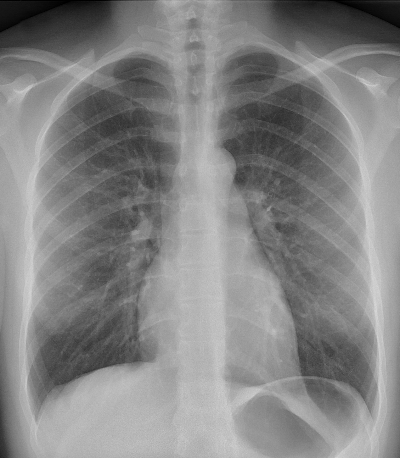
#> input picture TP1 Qualité dimage et analyse de signaux 1D-20240912/fichiers_seance_2/radio_thoracique.png, 400 x 458 px
$ jupyter execute --allow-errors tp1_seance2.ipynb   (shell and % lines are left out)
#> lines starting #> are read from the running program, lines starting #| are printed output that depends on the picture
<h1 style="text-align: center; font-family: Arial"> TP 1 - Séance 2 </h1>
<h2 style="text-align: center; font-family: Arial"> Rehaussement d'image </h2>

Équipe #22
- Beaudry, Sophie (2140839)
- Lachapelle, Vincent (2206192)

[cell 1]
# Importation des modules utilisés dans le laboratoire
import numpy as np
import matplotlib.pyplot as plt
from matplotlib.pyplot import imread
from scipy.ndimage import convolve
import skimage.filters as skfilters
import skimage.morphology as skmorph

from cv2 import cvtColor, COLOR_RGB2GRAY
from cv2 import imread as cv2Imread

# Modification de la taille des figures par défault
plt.rcParams["figure.figsize"] = (12, 7)

# Exercice III: Prétraitement d'images grayscale

<font color='red'> Dans toutes les questions de cet exercice, prenez soin de spécifier les bornes des intensités lors de l'affichage. Voir énoncé en pdf. \
Tous les fichiers et les images dont vous aurez besoin pour cette séance sont dans le dossier 'fichiers_seance_2'. Vos chemins devront être ajustés en conséquence.
</font>

## Égalisation d'histogramme

**1.** Ouvrez, convertissez en valeurs entières et affichez l'image ```radio_thoracique.png```.
Prenez soin de spécifier les bornes des intensités lors de l'affichage.

[cell 2]
img = imread("fichiers_seance_2/radio_thoracique.png")
#> img is the input picture: shape (458, 400) float32; min 0, max 0.839, mean 0.518
img_entier = np.round(img * 255).astype(np.uint8)

plt.imshow(img_entier, cmap="gray", vmin=0, vmax=255)
plt.colorbar(ticks = np.linspace(np.min(img_entier), np.max(img_entier), 6).astype(np.uint8))
plt.show()
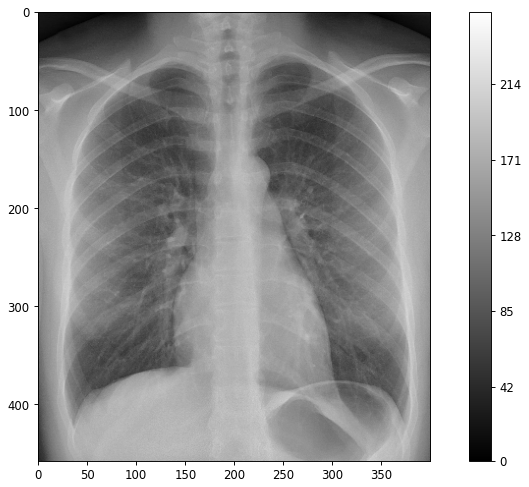
#> figure drawn by matplotlib, 2 panels
print(f"La valeur d'intensité minimale est {np.min(img_entier)} et la valeur maximale est {np.max(img_entier)}.")
#| La valeur d'intensité minimale est 0 et la valeur maximale est 214.

**2.** À l'aide de [np.histogram](https://numpy.org/doc/stable/reference/generated/numpy.histogram.html), calculez puis affichez son histogramme.
Pour gagner du temps aux questions suivantes, vous pouvez définir une fonction qui effectue ces deux opérations.

[cell 3]
def plot_histogram(img: np.array, ax: plt.Axes | None = None) -> None:
    counts, bins = np.histogram(img, bins=16, range=(0.0, 255.0), density=True)
#> counts = [0.000426, 0.000595, 0.000774, 0.00156, 0.00412, 0.00591, 0.0066, 0.00678, 0.00722, 0.00858, 0.00971, 0.00894, 0.0015, 1.92e-05, 0, 0]; bins = 17 values from 0 to 255

    if ax:
        ax.stairs(counts, bins, fill=True)
        ax.set_xticks(np.linspace(0, 255, 17).astype(np.uint8));

    else:
        fig, ax = plt.subplots()
        ax.stairs(counts, bins, fill=True)
        ax.set_xticks(np.linspace(0, 255, 17).astype(np.uint8));
        fig.show();
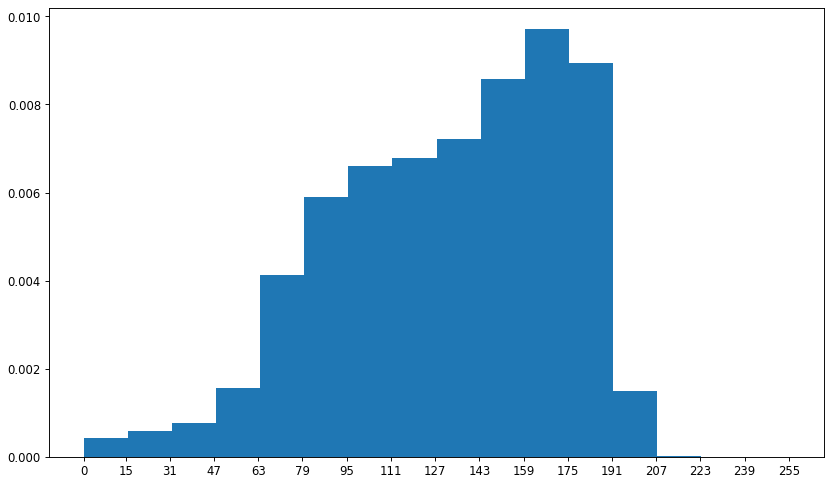
#> figure drawn by matplotlib, 1 panel

plot_histogram(img_entier)

**3a.** Complétez la fonction ```equalize_histogram(img)``` qui effectue l'égalisation d'histogramme d'une image `img` et renvoie l'image égalisée.

[cell 4]
def equalize_histogram(img: np.ndarray) -> np.ndarray:
    counts, bins = np.histogram(img, bins=256, range=(0.0, 255.0), density=True)
#> counts = 256 values, max 0.0121 at index 181, min 0 at index 215, mean 0.00392; bins = 257 values from 0 to 255
    cumsum_data = np.cumsum(counts)
#> cumsum_data = 256 values from 0.000301 to 1
    img_eq = cumsum_data[img] * 255
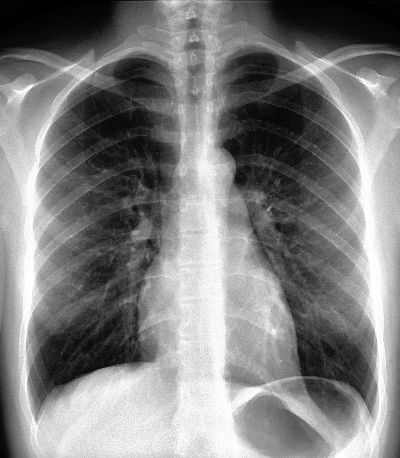
#> img_eq: shape (458, 400) float64; min 0.0769, max 256, mean 128.9; drawn with min black and max white
    return img_eq.astype(np.uint8)

**3b.** Comparez l'image et son histogramme avant et après l'égalisation. Prenez soin de spécifier les bornes des intensités lors de l'affichage. Que constatez vous? Quel impact a l'égalisation sur le contraste de l'image?

[cell 5]
img_egal = equalize_histogram(img_entier)

fig, [[ax_ori, ax_egal], [ax_hist_ori, ax_hist_egal]] = plt.subplots(2, 2)
fig.tight_layout(h_pad=4.0, w_pad=2.0)

ax_ori.set_title("Image originale")
img_graphe = ax_ori.imshow(img_entier, cmap="gray", vmin=0, vmax=255)
fig.colorbar(img_graphe, ticks=np.linspace(np.min(img_entier), np.max(img_entier), 6).astype(np.uint8), ax=ax_ori)
ax_hist_ori.set_title("Historigramme de l'image originale")
plot_histogram(img_entier, ax_hist_ori)

ax_egal.set_title("Image égalisée")
img_graphe_egal = ax_egal.imshow(img_egal, cmap="gray", vmin=0, vmax=255)
fig.colorbar(img_graphe_egal, ticks=np.linspace(np.min(img_egal), np.max(img_egal), 6).astype(np.uint8), ax=ax_egal)
ax_hist_egal.set_title("Historigramme de l'image égalisée")
plot_histogram(img_egal,ax_hist_egal)

Le contraste de l'image égalisée est beaucoup plus prononcé que celui de l'image originale. En observant l'histogramme de ces images, il est possible de constater que la plage d'intensité utilisée est beaucoup plus grande et uniformisée dans l'image égalisé que dans l'image normale.

**4.** Effectuez les mêmes opérations qu'à la question **3b** (égalisation d'histogramme puis affichage de l'image et l'histograme avant et après l'égalisation) sur l'image `fundus_mauvais_contraste`. Que constatez-vous ? Que proposeriez-vous afin d'améliorer le contraste et la visibilité des structures de l'oeil dans cette image ?

[cell 6]
image = cv2Imread("fichiers_seance_2/fundus_mauvais_contraste.png")
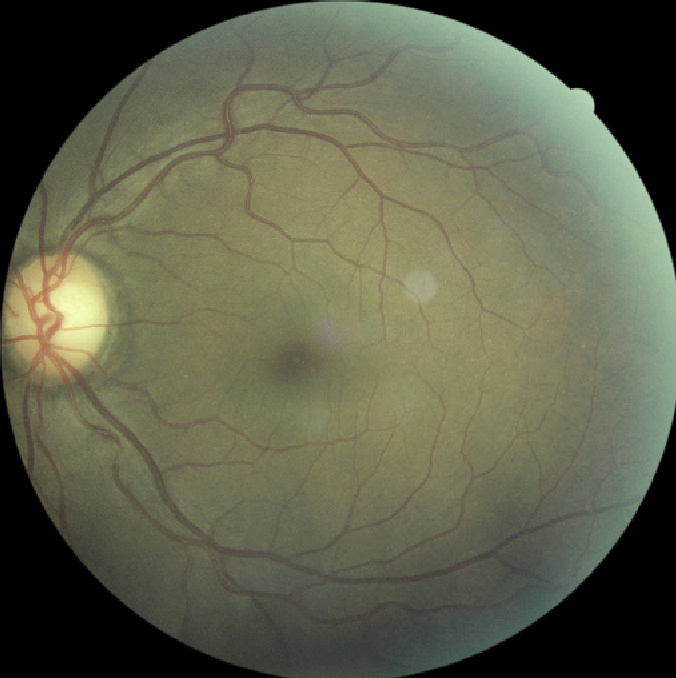
#> input picture TP1 Qualité dimage et analyse de signaux 1D-20240912/fichiers_seance_2/fundus_mauvais_contraste.png, 676 x 678 px
#> image is the input picture: shape (678, 676, 3); mean B, G, R 75.3, 96.2, 94.5
gray = cvtColor(image, COLOR_RGB2GRAY)
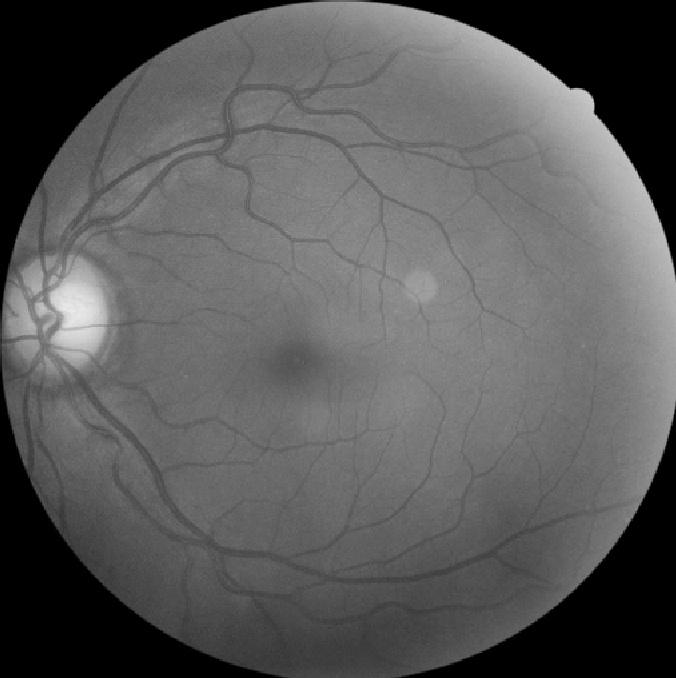
#> gray: shape (678, 676); min 0, max 235, mean 89.8

img_fundus_egal = equalize_histogram(gray)
#> in equalize_histogram (call 2), `counts, bins = np.histogram(img, bins=256, range=(0.0, 255.0), density..`: counts = 256 values, max 0.199 at index 0, min 0 at index 236, mean 0.00392
#> in equalize_histogram (call 2), `cumsum_data = np.cumsum(counts)`: cumsum_data = 256 values from 0.199 to 1
#> in equalize_histogram (call 2), `return img_eq.astype(np.uint8)`:
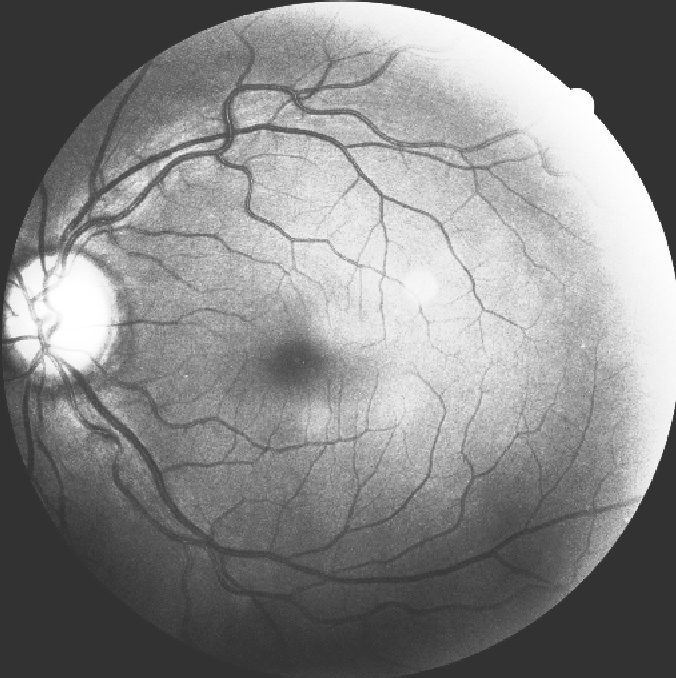
#> returned value: shape (678, 676); min 50, max 255, mean 133.5

fig, [[ax_ori, ax_egal], [ax_hist_ori, ax_hist_egal]] = plt.subplots(2, 2)
fig.tight_layout(h_pad=4.0, w_pad=2.0)

ax_ori.set_title("Image originale")
img_graphe = ax_ori.imshow(gray, cmap="gray", vmin=0, vmax=255)
fig.colorbar(img_graphe, ticks=np.linspace(np.min(gray), np.max(gray), 6).astype(np.uint8), ax=ax_ori)
ax_hist_ori.set_title("Historigramme de l'image originale")
plot_histogram(gray,ax_hist_ori)

ax_egal.set_title("Image égalisée")
img_graphe_egal = ax_egal.imshow(img_fundus_egal, cmap="gray",vmin=0,vmax=255)
fig.colorbar(img_graphe_egal, ticks=np.linspace(np.min(img_fundus_egal), np.max(img_fundus_egal), 6).astype(np.uint8), ax=ax_egal)
ax_hist_egal.set_title("Historigramme de l'image égalisée")
plot_histogram(img_fundus_egal,ax_hist_egal)
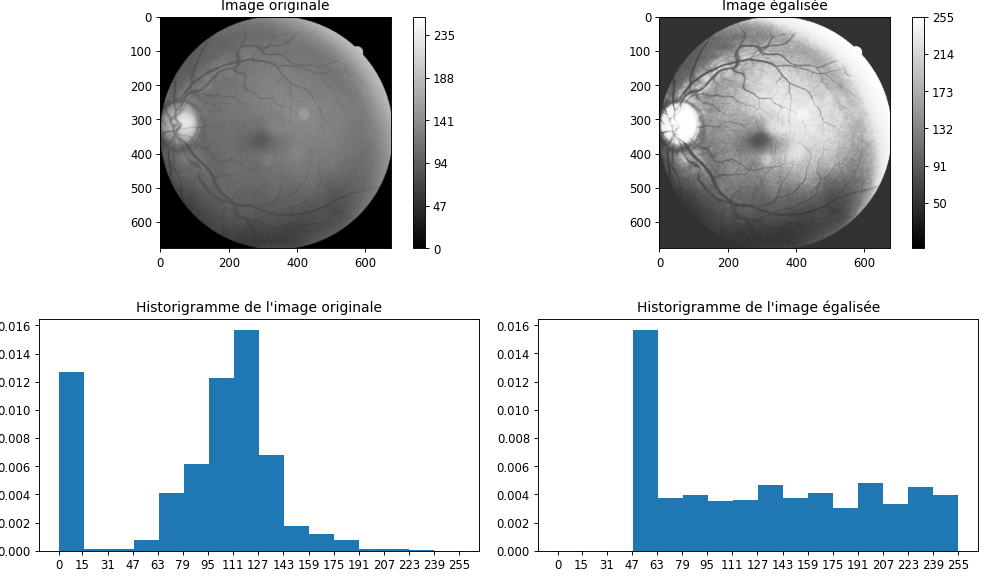
#> figure drawn by matplotlib, 6 panels

On constate un grand pic à 0 dans l'image d'origine. Comme on a une quantité importante de pixels à 0 dans l'image d'origine, l'historigramme cumulé augmente rapidement 0.2. On voit donc sur l'échelle de couleurs de l'image égalisée que la valeur minimale est de 50 (0,2 x 255). Cela induit une mauvaise distribution des intensités des pixels, comme on peut l'observer sur l'historigramme de l'image égalisée. Bien qu'on perde certaines informations sur la définition du contour de l'oeil, on remarque une meilleure définition des vaisseaux sanguins,du nerf optique et de la macula. L'erreur de distribution pourrait être corriger en décalant cette distribution par le minimum observé puis en renormalisant la valeur des intensités avant de la discrétiser dans la fonction d'égalisation.

## Filtrage High-Boost

**5.** Ouvrez l'image ```angiography.jpg```. Convertissez l'image en valeurs flottantes (normalisez par la valeur maximale) et conservez uniquement le premier canal de cette image. Affichez l'image résultante.

[cell 7]
angio = imread("fichiers_seance_2/angiography.jpg")
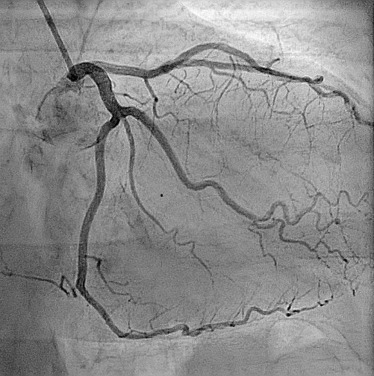
#> input picture TP1 Qualité dimage et analyse de signaux 1D-20240912/fichiers_seance_2/angiography.jpg, 374 x 376 px
#> angio is the input picture: shape (376, 374, 3); min 0, max 255, mean 138.8
angio_canal = angio[:,:,0]
angio_float = angio_canal/np.max(angio_canal)

plt.title("Premier canal de l'angiographie original de l'oeil")
plt.imshow(angio_float, cmap="gray", vmin=0.0, vmax=1.0)
plt.show()

**6.** En utilisant la fonction [convolve](https://docs.scipy.org/doc/scipy/reference/generated/scipy.ndimage.convolve.html), calculez la convolution de l'image angiographique avec une filtre gaussien de taille $3 \times 3$:

$W_{Gaussienne3}\ =\ \dfrac{1}{16}\ \begin{bmatrix} 1 & 2 & 1 \\ 2 & 4 & 2 \\ 1 & 2 & 1 \end{bmatrix} $

Affichez côte à côte l'image angiographique et le résultat de la convolution.

_N'hésitez pas à augmenter la taille de la figure pour mieux observer les images._

[cell 8]
# Le masque de convolution est donné ci-dessous
Wgaussienne3 = np.array([[1, 2, 1], [2, 4, 2], [1, 2, 1]]) / 16

angio_filtre_3 = convolve(angio_float, Wgaussienne3, mode='nearest')

fig, [ax_ori, ax_conv] = plt.subplots(1, 2)

ax_ori.set_title("Image original")
ax_ori.imshow(angio_float, cmap="gray", vmin=0.0, vmax=1.0)
ax_conv.set_title("Image filtrée par un filtre gaussien 3x3")
ax_conv.imshow(angio_filtre_3, cmap="gray", vmin=0.0, vmax=1.0);

**7a.** Effectuez la même opération (convolution et affichage) avec une Gaussienne de taille 7x7:

$W_{Gaussienne7}\ =\ \dfrac{1}{1115}\
\begin{bmatrix}
 1 &  4 &  7 & 10 &  7 &  4 &  1 \\
 4 & 12 & 26 & 33 & 26 & 12 &  4 \\
 7 & 26 & 55 & 71 & 55 & 26 &  7 \\
10 & 33 & 71 & 91 & 71 & 33 & 10 \\
 7 & 26 & 55 & 71 & 55 & 26 &  7 \\
 4 & 12 & 26 & 33 & 26 & 12 &  4 \\
 1 &  4 &  7 & 10 &  7 &  4 &  1 \\
\end{bmatrix} $

[cell 9]
# Le masque de convolution est donné ci-dessous
Wgaussienne7 = (
    np.array(
        [
            [1, 4, 7, 10, 7, 4, 1],
            [4, 12, 26, 33, 26, 12, 4],
            [7, 26, 55, 71, 55, 26, 7],
            [10, 33, 71, 91, 71, 33, 10],
            [7, 26, 55, 71, 55, 26, 7],
            [4, 12, 26, 33, 26, 12, 4],
            [1, 4, 7, 10, 7, 4, 1],
        ]
    )
    / 1115
)

angio_filtre_7 = convolve(angio_float, Wgaussienne7, mode='nearest')

fig, [ax_ori, ax_conv] = plt.subplots(1, 2)

ax_ori.set_title("Image original")
ax_ori.imshow(angio_float, cmap='gray', vmin=0.0, vmax=1.0)
ax_conv.set_title("Image filtrée par un filtre gaussien 7x7")
ax_conv.imshow(angio_filtre_7, cmap='gray', vmin=0.0, vmax=1.0);

**7b.** Qu'observez vous lorsque l'écart-type de la gaussienne augmente ?  Quel est le type de ces deux filtres gaussiens?

On observe qu'en augmentant l'écart-type, on coupe davantage de hautes fréquences. Cela se traduit par des contours moins bien définis de manière générale, mais qui permet d'éliminer les bruit en arrière-plan des éléments fins qui ne sont pas des vaisseaux sanguins. Ces filtres sont donc des filtres basses-bas.

**8a.** Calculez et affichez le Laplacien de l'image angiographique en la convoluant avec:

$W_{Laplacien}\ =\
\begin{bmatrix}
 -1 & -1 & -1 \\
 -1 & 8 & -1 \\
 -1 & -1 & -1 \\
\end{bmatrix} $

_(Attention: le Laplacien d'une image contient des valeurs négatives, pour les visualiser correctement les bornes d'affichages doivent être -1 et 1!)_

[cell 10]
# Le masque de convolution est donné ci-dessous
Wlaplacien = np.array([[-1, -1, -1], [-1, 8, -1], [-1, -1, -1]])

angio_laplacien = convolve(angio_float, Wlaplacien, mode='nearest')

fig, [ax_ori, ax_conv] = plt.subplots(1, 2)

ax_ori.set_title("Image original")
ax_ori.imshow(angio_float, cmap='gray', vmin=0.0, vmax=1.0)
ax_conv.set_title("Image filtrée par l'opérateur Laplacien")
ax_conv.imshow(angio_laplacien, cmap='gray', vmin=-1.0, vmax=1.0);

**8b.** Quel est le type de ce filtre?

C'est un filtre passe-haut, car la somme des coefficients de la matrice utilisée est nulle, ce qui est caractéristique d'un filtre passe-haut. On remarque aussi sur l'image filtrée qu'uniquement les contours sont conservés.

On rappelle que le filtrage high-boost est défini par:
  $I_{g} =  I * W_{gaussienne3}$
  $I_{HighBoost} = I + k \times (I_g * W_{laplacien})$
  (avec $I$ l'image originale, $I_{HighBoost}$ l'image filtrée, et $I* _{gaussienne3}$ la convolution entre l'image et le masque gaussien de taille $3 \times 3$.)

**9a.** Implémentez la fonction `high_boost(img, k)` qui prend en paramètre l'image $I$ et $k$ et renvoie l'image après le filtrage High Boost. Affichez le résultat pour $k=0$, $k=1$ et $k=2$.  (Limitez l'affichage entre 0 et 1!)

[cell 11]
def high_boost(img, k):
    img_inter = convolve(img, Wgaussienne3, mode='nearest')
    img_laplacien = convolve(img_inter, Wlaplacien, mode='nearest')

    return img + k * img_laplacien

for k in range(3):
    plt.title(f"Image pour k={k}")
    plt.imshow(high_boost(angio_float, k), cmap='gray', vmin=0.0, vmax=1.0)
    plt.show()

**9b.** Discutez de l'impact du facteur $k$ sur la lisibilité de l'image (et donc la qualité du réhaussement).

Comme le bruit est une impultion de hautes fréquences, si on met un filtre high-boost, on amplifie ces fréquences. On remarque donc qu'en augmentant k on augmente le bruit environnant. Cependant, on remarque aussi une meilleure définition des contours avec l'augmentation de k si on compare à l'image originale.

**9c.** Dans ce filtrage, pourquoi calculer le laplacien sur $I_g$ plutôt que sur $I$ directement?
_(Appuyez-vous sur vos observations de la question 7b.)_

Tel que discuté plus haut, le bruit est augmenté par le filtre high-boost. Il est donc important de le réduire avant de l'appliquer à l'image. On utilise donc le filtre gaussien afin de diminuer le bruit  sans générer de repliement de spectre dans le domaine fréquentiel.

# Exercice IV: Filtrage Médian et Morphologique

Cet exercice met en oeuvre des filtrages médians et morphologiques qui sont implémentés dans les modules pythons:
```skimage.morphology``` et ```skimage.filters``` importé sous les noms: ```skmorph``` et ```skfilters``` (déjà importés dans la première cellule du notebook).

## Élimination du bruit par filtrage médian

**1a.** Chargez (sans conversion en intensités entières) et affichez l'image ```fundus_bruit.png```.

[cell 12]
fundus = imread("fichiers_seance_2/fundus_bruit.png")
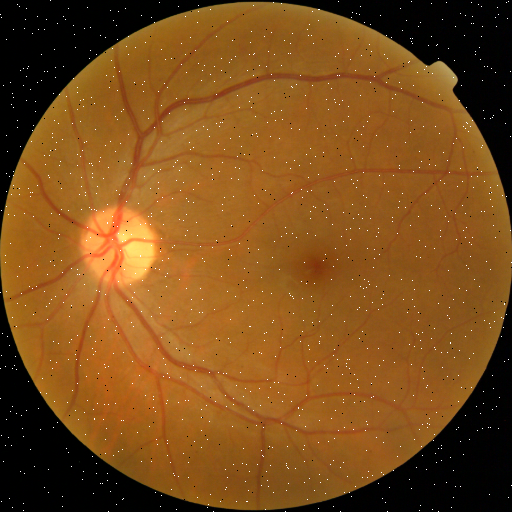
#> input picture TP1 Qualité dimage et analyse de signaux 1D-20240912/fichiers_seance_2/fundus_bruit.png, 512 x 512 px
#> fundus is the input picture: shape (512, 512, 3) float32; mean R, G, B 0.485, 0.301, 0.102
fundus_entier=np.round(fundus*255).astype(np.uint8)
plt.imshow(fundus_entier)
plt.show()

**1b.** Quel est le nom du bruit qui déteriore cette image de la rétine?

Le bruit qui détériore cette image est du bruit poivre et sel.

Pour la suite de l'exercice nous ne nous intéresserons qu'au canal vert de l'image.

[cell 13]
fundus_vert = fundus_entier[:, :, 1]
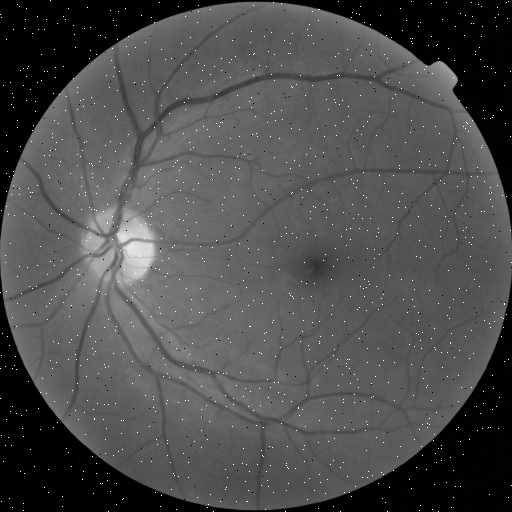
#> fundus_vert: shape (512, 512); min 0, max 255, mean 76.9
